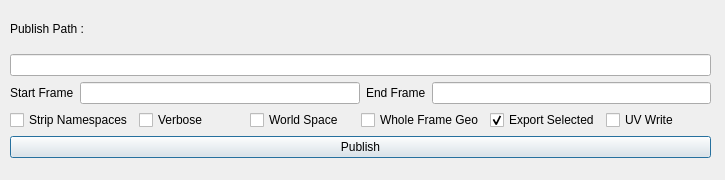
<?xml version="1.0" encoding="UTF-8"?>
<ui version="4.0">
 <class>Dialog</class>
 <widget class="QDialog" name="Dialog">
  <property name="geometry">
   <rect>
    <x>0</x>
    <y>0</y>
    <width>725</width>
    <height>180</height>
   </rect>
  </property>
  <property name="mouseTracking">
   <bool>false</bool>
  </property>
  <property name="acceptDrops">
   <bool>false</bool>
  </property>
  <property name="windowTitle">
   <string>Publish</string>
  </property>
  <widget class="QWidget" name="verticalLayoutWidget">
   <property name="geometry">
    <rect>
     <x>10</x>
     <y>10</y>
     <width>701</width>
     <height>148</height>
    </rect>
   </property>
   <layout class="QVBoxLayout" name="verticalLayout">
    <item>
     <widget class="QLabel" name="label">
      <property name="text">
       <string>Publish Path : </string>
      </property>
     </widget>
    </item>
    <item>
     <widget class="QLineEdit" name="lineEdit"/>
    </item>
    <item>
     <layout class="QHBoxLayout" name="horizontalLayout_2">
      <item>
       <widget class="QLabel" name="label_3">
        <property name="text">
         <string>Start Frame</string>
        </property>
       </widget>
      </item>
      <item>
       <widget class="QLineEdit" name="lineEdit_3"/>
      </item>
      <item>
       <widget class="QLabel" name="label_2">
        <property name="text">
         <string>End Frame</string>
        </property>
       </widget>
      </item>
      <item>
       <widget class="QLineEdit" name="lineEdit_2"/>
      </item>
     </layout>
    </item>
    <item>
     <layout class="QHBoxLayout" name="horizontalLayout">
      <item>
       <widget class="QCheckBox" name="checkBox_2">
        <property name="text">
         <string>Strip Namespaces</string>
        </property>
       </widget>
      </item>
      <item>
       <widget class="QCheckBox" name="checkBox_3">
        <property name="text">
         <string>Verbose</string>
        </property>
       </widget>
      </item>
      <item>
       <widget class="QCheckBox" name="checkBox_4">
        <property name="text">
         <string>World Space</string>
        </property>
       </widget>
      </item>
      <item>
       <widget class="QCheckBox" name="checkBox_5">
        <property name="text">
         <string>Whole Frame Geo</string>
        </property>
       </widget>
      </item>
      <item>
       <widget class="QCheckBox" name="checkBox">
        <property name="text">
         <string>Export Selected</string>
        </property>
        <property name="checked">
         <bool>true</bool>
        </property>
        <property name="tristate">
         <bool>false</bool>
        </property>
       </widget>
      </item>
      <item>
       <widget class="QCheckBox" name="checkBox_6">
        <property name="text">
         <string>UV Write</string>
        </property>
       </widget>
      </item>
     </layout>
    </item>
    <item>
     <widget class="QPushButton" name="pushButton">
      <property name="text">
       <string>Publish</string>
      </property>
     </widget>
    </item>
   </layout>
  </widget>
 </widget>
 <resources/>
 <connections/>
</ui>
